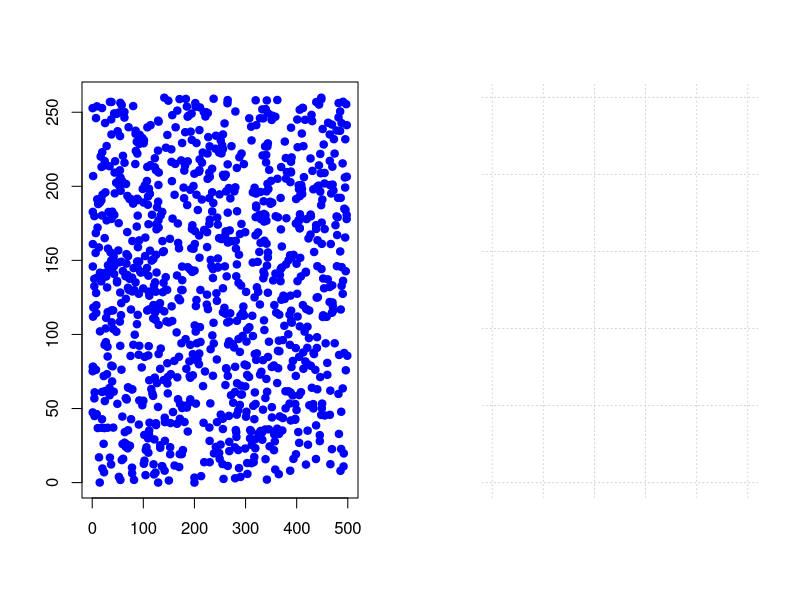

Source code (R): (Note: this script raises an error after producing the figure.)

# change paramters in here

numParticles = 1000;       # how many particles to use                                                 
times = 10000;              # how many times for one experiment
runs=100;                   # how many experiments runs
maxX=500;                 # width
maxY=260;                 # height
side=1;                   # 1 means stick to one side; 2 means stick to two sides
intervals=20;             # interval change for each series of experiment
upperbounce=280;          # highest height

# Function for particle movement

moveP3 = function(p, dt = .2, directionChange = .2,  
maxX = maxX, maxY = maxY){
           theta = runif(1, 0, 2*pi);
           pout = p;
           
           #20% possibility to change direction 
           if(runif(1,0,1) < directionChange){
              s = sqrt(pout[3]^2 + pout[4]^2); 
              pout[3] = cos(theta)*s;
              pout[4] = sin(theta)*s;
           }
           pout[1] = pout[1] + pout[3]*dt;
           pout[2] = pout[2] + pout[4]*dt;

           #hit the left sides
           if(pout[1] < 0 ){
              pout[3] = -pout[3];
              pout[1] = -pout[1];
              }

          #hit the right sides
           if(pout[1] > maxX){
              pout[3] = -pout[3];
              pout[1] = maxX-(pout[1]-maxX);
         } 

          #hit the top if side=1
          
           if(side==1){
            if( pout[2] > maxY  ){
             pout[4] = -pout[4];
              pout[2] = maxY-(pout[2]-maxY);
             }
           }

          #stick to the top if side=2
          if(side==2){
             if( pout[2]>= maxY){
               if(pout[4]!=0){  
                 xWhereHit = p[1] + (maxY-p[2])/pout[4]*pout[3];
                 yWhereHit = p[2] + (maxY-p[2])/pout[4]*pout[4];
                 pout[1] = xWhereHit;
                 pout[2] = maxY;
                 pout[3] = 0;
                 pout[4] = 0;
                 pout[5] = 1; 
                 pout[6] =  xWhereHit ;      
                 pout[7] =  yWhereHit ;}
            }
           }
 
           ##stick to the bottom 
           if( pout[2] <= 0  ){ 
             if(pout[4]!=0){ 
                 xWhereHit = p[1] + (-p[2]/pout[4])*pout[3];
                 yWhereHit = p[2] + (-p[2]/pout[4])*pout[4];
                 pout[1] = xWhereHit;
                 pout[2] = yWhereHit;
                 pout[3] = 0;
                 pout[4] = 0;
                 pout[5] = 1; 
                 pout[6] =  xWhereHit ;      
                 pout[7] =  yWhereHit ;}
            } 
        return(pout);} 

##how many series of experiment
list=0;
while(maxY<=upperbounce){


#how many experiments
k=maxY;  
for(i in 1: runs){

#creat the first particles
   xcord = sample(1: maxX-1, 1);
   ycord = sample(1:maxY-1, 1);
   theta = runif(1, 0, 2*pi);
   xvel =  6*cos(theta);
   yvel =  6*sin(theta);
   st = 0;
   xwh = -9;
   ywh = -9;
   pm = c(xcord, ycord, xvel, yvel, st, xwh, ywh); # x, y, vx, vy stuck xwh ywh

#create the rest particles
 for(i in 1:(numParticles-1)){
  xcord = sample(1: maxX-1, 1);
  ycord = sample(1:maxY-1, 1);
  theta = runif(1, 0, 2*pi);
  xvel =  6*cos(theta);
  yvel =  6*sin(theta);
   st = 0;
   xwh = -9;
   ywh = -9;
  pm = rbind(pm,c(xcord, ycord, xvel, yvel, st, xwh, ywh))  
 }

#plot graphs
 clist = 0; 
 ilist = 0;
 klist=0;
for (i in 1:times){
    pm = t(apply(pm, 1,function(pin){moveP3(p = pin, maxX = maxX,maxY=maxY);}))
    ilist = c(ilist,i);
    clist = c(clist,sum(pm[,5]));
    par(mfrow = c(1,2), pch = 19);
    plot(pm[,1], pm[,2], col = "blue", xlim = c(0,maxX), ylim = c(0,maxY),
            xlab = "", ylab = ""); 
    plot( ilist, clist, 
          xlim = c(0,times), ylim = c(0,numParticles),
          xlab = "time", ylab = "particles removed",  
          col = "red", grid());  
  }

 # estimate first order models
 # First order model y' = k(numParticles - y) solution: y(x) = numParticles(1- exp(-k*x)
 x = ilist; y = clist;
 df <- data.frame(x, y);
 mCondensationFirstOrd <- nls(y ~ (numParticles*(1-exp(-k*x))),
 data = df,start = list(k = .1),trace = F); 
 s = ilist;
 lines(s, predict(mCondensationFirstOrd, list(x = s)), col = "black", lwd = 3 );
 kest = mCondensationFirstOrd$m$getPars() # get k estimate
 text(1, numParticles, pos = 4,paste("k = ", toString(kest)));
 
 k=c(k,kest);  #store K value
}
 list=rbind(list,k);  
 maxY=maxY+intervals;
};

write.table(list, "clipboard", sep="\t", row.names=FALSE);   #output into excel

